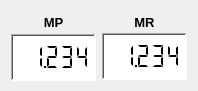
  <widget class="QWidget" name="layoutWidget_15">
   <property name="geometry">
    <rect>
     <x>1107</x>
     <y>234</y>
     <width>183</width>
     <height>91</height>
    </rect>
   </property>
   <layout class="QHBoxLayout" name="horizontalLayout_MPMR">
    <item>
     <layout class="QVBoxLayout" name="verticalLayout_MP">
      <property name="spacing">
       <number>0</number>
      </property>
      <item>
       <widget class="QLabel" name="label_MP">
        <property name="font">
         <font>
          <pointsize>10</pointsize>
          <weight>75</weight>
          <bold>true</bold>
          <underline>false</underline>
         </font>
        </property>
        <property name="text">
         <string>MP</string>
        </property>
        <property name="alignment">
         <set>Qt::AlignCenter</set>
        </property>
       </widget>
      </item>
      <item alignment="Qt::AlignHCenter">
       <widget class="QLCDNumber" name="lcdNumber_MP">
        <property name="sizePolicy">
         <sizepolicy hsizetype="Fixed" vsizetype="Fixed">
          <horstretch>80</horstretch>
          <verstretch>45</verstretch>
         </sizepolicy>
        </property>
        <property name="minimumSize">
         <size>
          <width>85</width>
          <height>47</height>
         </size>
        </property>
        <property name="maximumSize">
         <size>
          <width>16777215</width>
          <height>45</height>
         </size>
        </property>
        <property name="sizeIncrement">
         <size>
          <width>0</width>
          <height>45</height>
         </size>
        </property>
        <property name="font">
         <font>
          <weight>50</weight>
          <bold>false</bold>
         </font>
        </property>
        <property name="autoFillBackground">
         <bool>false</bool>
        </property>
        <property name="styleSheet">
         <string notr="true">background-color: rgb(255, 255, 255);</string>
        </property>
        <property name="frameShape">
         <enum>QFrame::WinPanel</enum>
        </property>
        <property name="frameShadow">
         <enum>QFrame::Sunken</enum>
        </property>
        <property name="smallDecimalPoint">
         <bool>true</bool>
        </property>
        <property name="digitCount">
         <number>5</number>
        </property>
        <property name="segmentStyle">
         <enum>QLCDNumber::Flat</enum>
        </property>
        <property name="value" stdset="0">
         <double>1.234000000000000</double>
        </property>
       </widget>
      </item>
     </layout>
    </item>
    <item>
     <layout class="QVBoxLayout" name="verticalLayout_MR">
      <property name="spacing">
       <number>0</number>
      </property>
      <item>
       <widget class="QLabel" name="label_MR">
        <property name="font">
         <font>
          <pointsize>10</pointsize>
          <weight>75</weight>
          <bold>true</bold>
          <underline>false</underline>
         </font>
        </property>
        <property name="text">
         <string>MR</string>
        </property>
        <property name="alignment">
         <set>Qt::AlignCenter</set>
        </property>
       </widget>
      </item>
      <item>
       <widget class="QLCDNumber" name="lcdNumber_MR">
        <property name="sizePolicy">
         <sizepolicy hsizetype="Fixed" vsizetype="Fixed">
          <horstretch>80</horstretch>
          <verstretch>45</verstretch>
         </sizepolicy>
        </property>
        <property name="minimumSize">
         <size>
          <width>85</width>
          <height>47</height>
         </size>
        </property>
        <property name="font">
         <font>
          <weight>50</weight>
          <bold>false</bold>
         </font>
        </property>
        <property name="autoFillBackground">
         <bool>false</bool>
        </property>
        <property name="styleSheet">
         <string notr="true">background-color: rgb(255, 255, 255);</string>
        </property>
        <property name="frameShape">
         <enum>QFrame::WinPanel</enum>
        </property>
        <property name="frameShadow">
         <enum>QFrame::Sunken</enum>
        </property>
        <property name="smallDecimalPoint">
         <bool>true</bool>
        </property>
        <property name="digitCount">
         <number>5</number>
        </property>
        <property name="segmentStyle">
         <enum>QLCDNumber::Flat</enum>
        </property>
        <property name="value" stdset="0">
         <double>1.234000000000000</double>
        </property>
       </widget>
      </item>
     </layout>
    </item>
   </layout>
  </widget>
